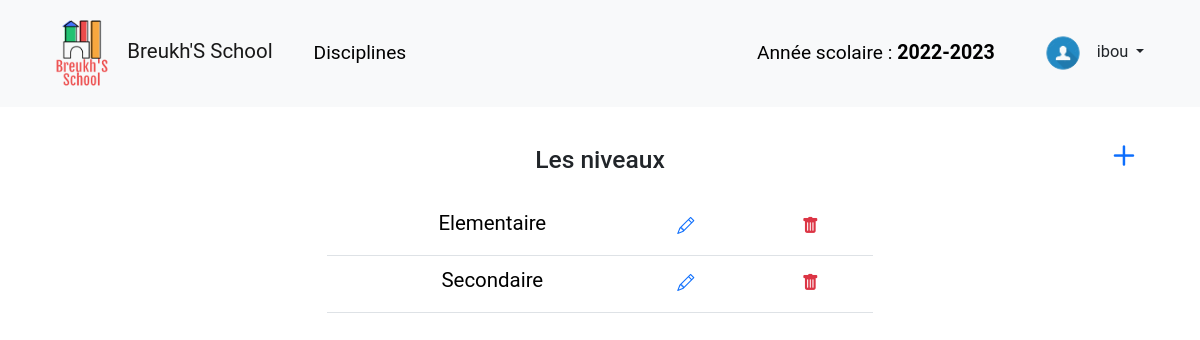
The app's page / (signed in), older data.
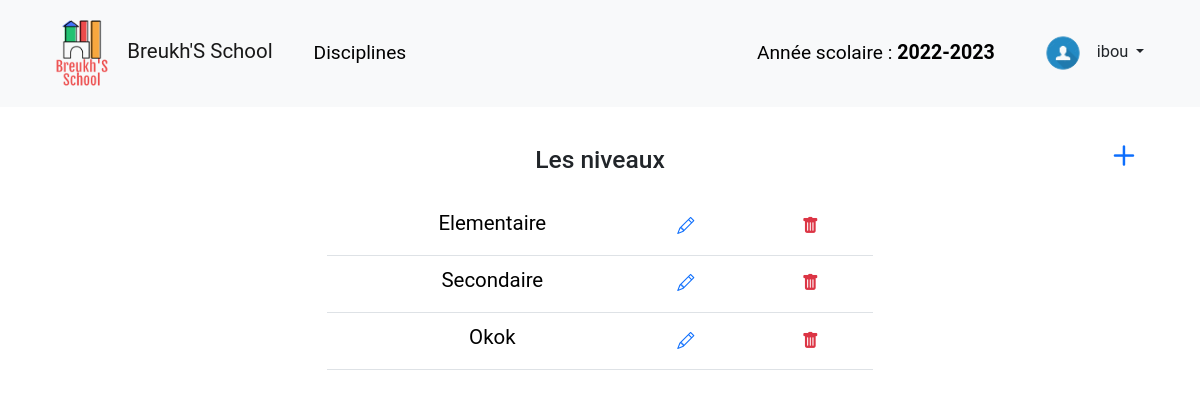
The same page, newer data.
### tables this page shows
CREATE TABLE `niveaux` (
  `id` int NOT NULL,
  `libelle` varchar(255) NOT NULL,
  `supprime` tinyint(1) NOT NULL DEFAULT '0',
  `nom_cycle` varchar(255) DEFAULT NULL,
  `nb_cycles` int DEFAULT NULL
);

### core/Controller.php (called while the page is built, shortened)
<?php
class Controller
{
    public function render(
        string $file,
        array $data = [],
        string $layout = NULL,
        bool $minify = false,
        array $scripts = []
    ): string {
        require_once "{$GLOBALS['viewsPath']}/$file.html.php";
        $result = ob_get_clean();
        return $result;
    }
}

### core/Router.php (called while the page is built, shortened)
<?php
class Router
{
    private static array $paths;
    public static string $namespace;
    public static function loadConfig(array $config)
    {
        foreach ($config as $route => $data)
            self::$paths[$route] = self::combine($data);
    }
    public static function execute()
    {
        [$method, $uri] = array_values(Helpers::resolveRequest());
        $ns = self::$namespace;
        if ($match = self::match($uri)) {
            $class           = $match['class'];
            $action          = $match['action'];
            $request_methods = $match['request_methods'];
            $args = '';
            if (
                empty($request_methods) ||
                (!empty($request_methods) && in_array($method, $request_methods))
            ) {
                eval("use $ns\\$class;(new $class())->$action($args);");
                return;
            }
        }
    }
    public static function getURLs()
    {
        $urls = [];
        foreach (self::$paths as $path => $values) {
            if (!empty($values['name']))
                if ($pos = strpos($path, '{')) {
                    $path = substr($path, 0, $pos);
                }
            $urls[$values['name']] = $path;
        }
        return $urls;
    }
    private static function match(string $uri): array|false
    {
        if ($uri === '')
            $uri = '/';
        if (isset(self::$paths[$uri])) {
            return self::$paths[$uri];
        }
    }
    private static function combine(array $data): array
    {
        extract($data);
        $handler = explode('@', $handler);
        $methods = array_map(function ($item) {
            return strtoupper($item);
        }, $methods ?? []);
        return array_combine(
            [
                'name',
                'class',
                'action',
                'request_methods',
                'title'
            ],
            [$name, $handler[0], $handler[1], $methods, $title ?? NULL]
        );
    }
}

### public/index.php (called while the page is built, shortened)
<?php
\Core\Router::execute();

### core/Database.php (called while the page is built, shortened)
<?php
class Database
{
    private PDO $pdo;
    public function __construct(
        string $dbname,
        string $host = 'localhost',
        string $user = 'root',
        string $password = ''
    ) {
        try {
            $this->pdo = new PDO("mysql:dbname=$dbname;dbhost=$host", $user, $password);
            $this->pdo->setAttribute(PDO::ATTR_DEFAULT_FETCH_MODE, PDO::FETCH_ASSOC);
        }
        catch (\PDOException $e) {
            echo $e->getMessage();
        }
    }
    public function pexec(
        string $query,
        array $values = [],
        string $fetchMethod = NULL
    ): mixed {
        $stmt = $this->pdo->prepare($query);
        $val = $stmt->execute($values);
        if ($fetchMethod) {
            return $stmt->$fetchMethod();
        }
        return $val;
    }
}

### src/Model/NiveauxModel.php (called while the page is built, shortened)
<?php
class NiveauxModel
{
    private Database $db;
    public function __construct(Database $db)
    {
        $this->db = $db;
    }
    public function getNiveaux()
    {
        return $this->db->pexec(
            'SELECT * FROM niveaux WHERE supprime = 0',
            [],
            'fetchAll'
        );
    }
}

### src/BaseController.php (called while the page is built, shortened)
<?php
class BaseController extends Controller
{
    public function __construct()
    {
        $this->db = new Database(
            dbname: 'gnotes',
            user: 'isyll',
            password: 'xCplm_'
        );
        $this->niveauxModel     = new NiveauxModel($this->db);
    }
}

### view/niveaux.html.php (the view, shortened to what the changed rows need)
<div class="container w-100">
    <div class="row position-relative">
        <div class="m-auto col-10 col-lg-6">
            <table class="table table-hover">
                <tbody>
                    <?php if (isset($niveaux)): ?>
                        <?php foreach ($niveaux as $n): ?>
                            <tr>
                                <td>
                                </td>
                                <td>
                                    <a href="<?= $urls['list-classes'] ?><?= $n['id'] ?>">
                                        <button class="btn btn-link p-0 fs-5 text-decoration-none text-black">
                                            <?= $n['libelle'] ?>
                                        </button>
                                    </a>
                                </td>
                                <td>
                                    <button class="dataClickTransfer btn btn-link" data-bs-toggle="modal"
                                        data-bs-target="#editNiveau" dataToTransfer="<?= $n['id'] ?>" dataTargetId="#niveauId">
                                        <a href="#" data-bs-toggle="tooltip" data-bs-title="Modifier">
                                            <i class="bi bi-pencil"></i>
                                        </a>
                                    </button>
                                </td>
                                <td>
                                    <form class="delete-niveau-form" action="<?= $urls['delete-niveau'] ?>" method="post">
                                        <button type="submit" data-bs-toggle="modal" data-bs-target="#confirmDeleteNiveau"
                                            class="delete-btn btn btn-link text-danger">
                                            <a href="#" data-bs-toggle="tooltip" data-bs-title="Supprimer">
                                                <i class="text-danger bi bi-trash-fill"></i>
                                            </a>
                                        </button>
                                    </form>
                                </td>
                            </tr>
                        <?php endforeach ?>
                    <?php endif ?>
                </tbody>
            </table>
        </div>
    </div>
</div>

Row changes from the older to the newer data that the page shows:
added niveaux: libelle "Okok"
